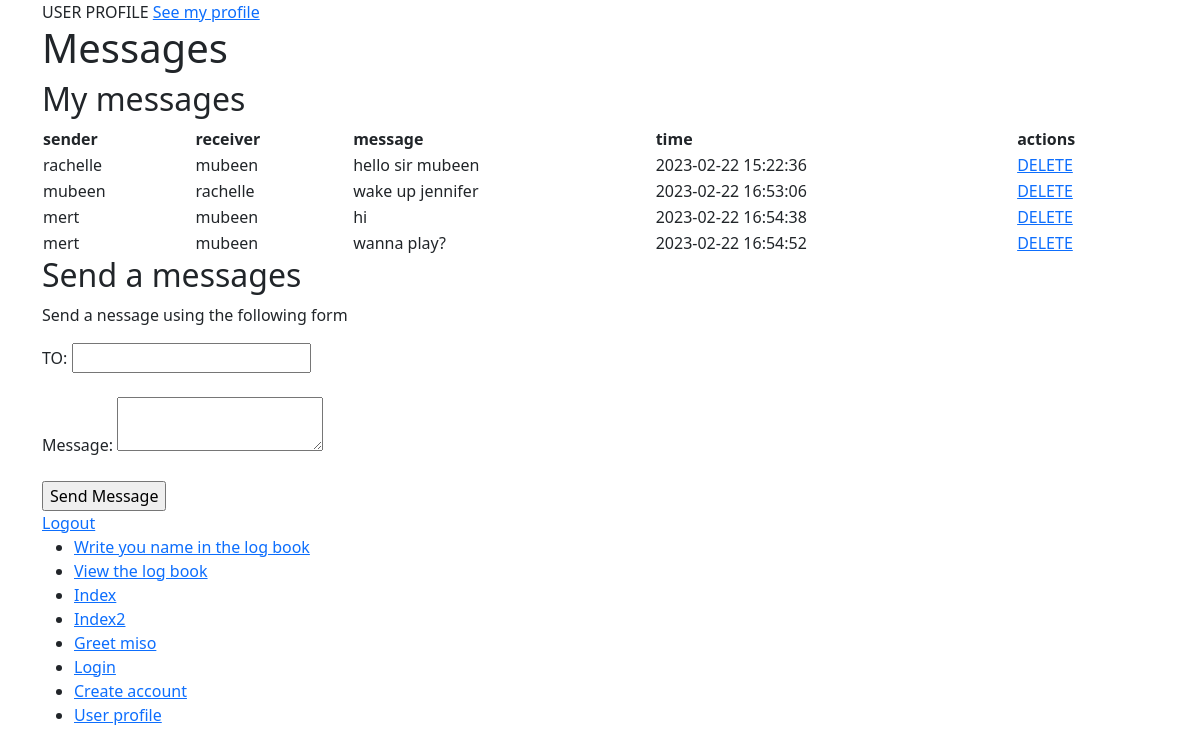
Page /User/profile (signed in) on the earlier database version.
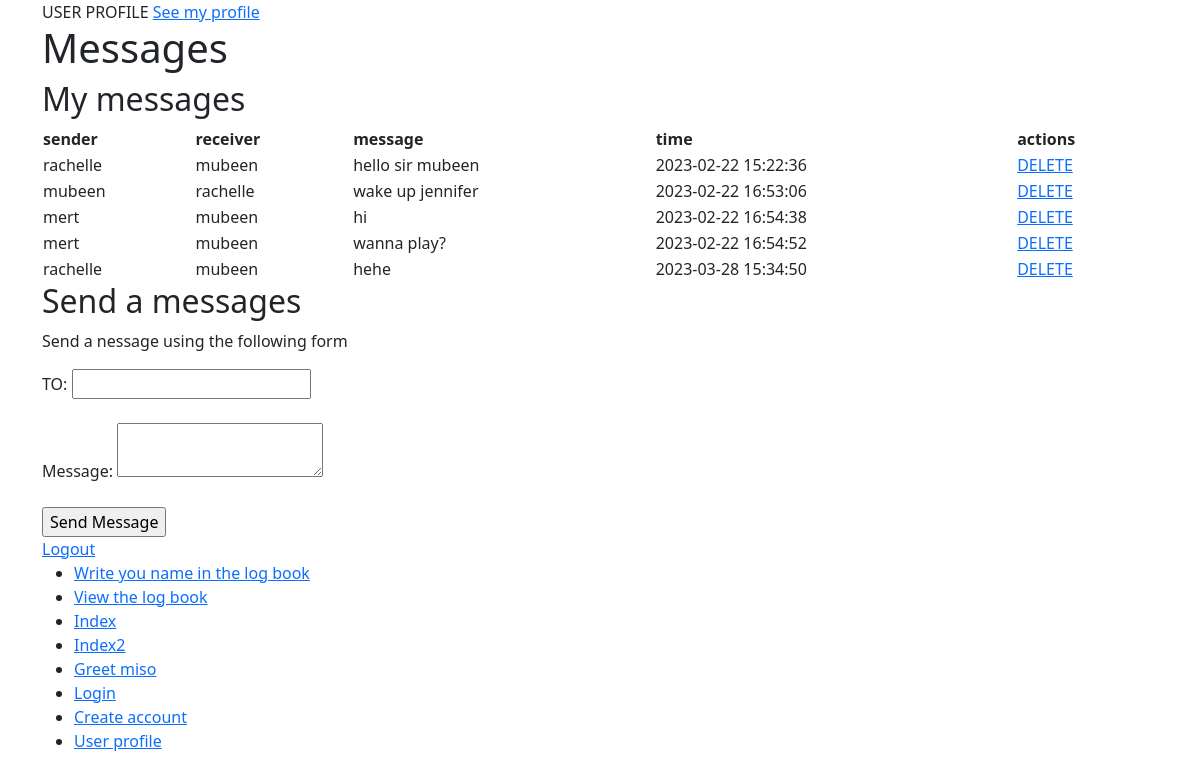
Same page on the later database version.
### tables this page shows
CREATE TABLE `message` (
  `message_id` int(11) NOT NULL,
  `sender` int(11) NOT NULL,
  `receiver` int(11) NOT NULL,
  `message` text NOT NULL,
  `timestamp` timestamp NOT NULL DEFAULT current_timestamp()
);

CREATE TABLE `user` (
  `user_id` int(11) NOT NULL,
  `username` varchar(50) NOT NULL,
  `password_hash` varchar(72) NOT NULL
);

### app/core/Controller.php (called while the page is built, shortened)
<?php
class Controller {
	function view($name, $data = []){
		include('app/views/' . $name  . '.php');
	}
}

### app/controllers/User.php (called while the page is built, shortened)
<?php
class User extends \app\core\Controller{
	#[\app\filters\Login]
	public function profile(){
		$message = new \app\models\Message();
		$messages = $message->getAllForUser($_SESSION['user_id']);
		$this->view('User/profile', $messages);
	}
}

### app/core/App.php (called while the page is built, shortened)
<?php
class App {
	function __construct() {
		$request = $this->parseUrl($_GET['url'] ?? '');
		$method = 'index';
		if(file_exists('app/controllers/' . $request[0] . '.php'))
		{
			unset($request[0]);
		}
		$controller = new $controller;
		if(isset($request[1]) && method_exists($controller, $request[1])){
			$method = $request[1];
			unset($request[1]);
		}
		$params = array_values($request);
		call_user_func_array([$controller, $method], $params);
	}
	function parseUrl($url) {
		return explode('/', trim($url, '/'));
	}
}

### index.php (called while the page is built, shortened)
<?php
new app\core\App;

### app/models/Message.php (called while the page is built, shortened)
<?php
class Message extends \app\core\Model{
	public function getAllForUser($user_id){
		$SQL = "SELECT message.message_id, message.message, message.timestamp, sendertable.username AS sender_name, `user`.`username` AS receiver_name FROM `message` JOIN `user` AS sendertable ON `message`.`sender` = sendertable.`user_id` JOIN `user` ON `user`.`user_id` = message.receiver WHERE sender=:sender OR receiver=:receiver";
		$STH = self::$connection->prepare($SQL);
		$data = ['receiver'=>$user_id,
					'sender'=>$user_id];
		$STH->execute($data);
		$STH->setFetchMode(\PDO::FETCH_CLASS, 'app\\models\\Message');
		return $STH->fetchAll();
	}
}

### app/core/Model.php (called while the page is built, shortened)
<?php
class Model{
	public static ?PDO $connection = null;
	public function __construct(){
		if (self::$connection == null){
			$env = \Dotenv\Dotenv::createImmutable(getcwd());
			$host = $_ENV['db_host'];
			$dbname = $_ENV['db_name'];
			$user = $_ENV['db_user'];
			$pass = $_ENV['db_pass'];
			$charset =$_ENV['db_charset'];
			try {
			 	self::$connection = new PDO("mysql:host=$host;dbname=$dbname;charset=$charset", $user, $pass);
			 	self::$connection->query("SET NAMES $charset");
			}
			catch(PDOException $e) {
				echo $e->getMessage();
			}
		}
	}
}

### app/views/User/profile.php (the view)
<?php $this->view('shared/header', 'Login into your acount'); ?>
USER PROFILE
<a href='/Profile/index'>See my profile</a>
<h1>Messages</h1>
<h2>My messages</h2>
<table class="container px-4">
	<tr><th>sender</th><th>receiver</th><th>message</th><th>time</th><th>actions</th></tr>
<?php
foreach ($data as $message) {
	echo "<tr>
			<td>$message->sender_name</td>
			<td>$message->receiver_name</td>
			<td>$message->message</td>
			<td>$message->timestamp</td>
			<td><a href='/Message/delete/$message->message_id'>DELETE</a></td>
		</tr>";
}
?>
</table>
<h2>Send a messages</h2>
<p>Send a nessage using the following form</p>
<form method ="post" action='/Message/send'>
	<label>TO: <input type="text" name="receiver"></label><br><br>
	<label>Message: <textarea name="message"></textarea></label><br><br>
	<input type="submit" name="action" value='Send Message'>
</form>
<a href="/User/logout">Logout</a>
<?php $this->view('shared/footer'); ?>

### app/views/shared/header.php (shortened to what this page needs)
<!DOCTYPE html>
<html>
<head>
	<link href="https://cdn.jsdelivr.net/npm/bootstrap@5.3.0-alpha1/dist/css/bootstrap.min.css" rel="stylesheet">
</head>
<body>
	<div class="container">

### app/views/shared/footer.php
<ul>
	<li><a href='/Main/logUser'>Write you name in the log book</a></li>
	<li><a href='/Main/viewUserLog'>View the log book</a></li>
	<li><a href='/Main/index'>Index</a></li>
	<li><a href='/Main/index2'>Index2</a></li>
	<li><a href='/Main/greetings'>Greet miso</a></li>
	<li><a href='/User/index'>Login</a></li>
	<li><a href='/User/register'>Create account</a></li>
	<li><a href='/User/profile'>User profile</a></li>
</ul>
</div>
</body>
</html>

Differences in the rows shown:
added message: sender.username "rachelle", receiver.username "mubeen", message "hehe", timestamp "2023-03-28 15:34:50"
